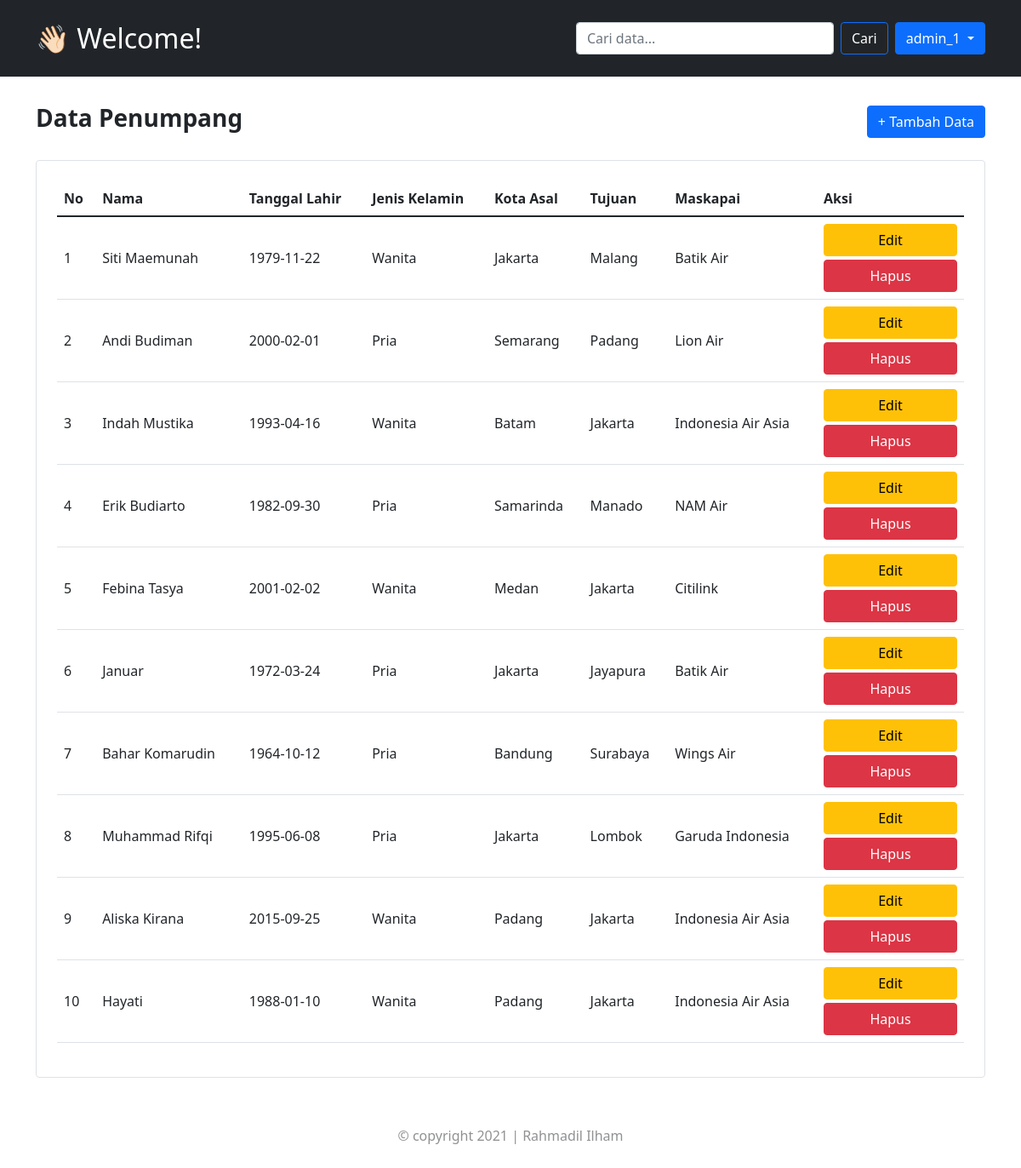
Screenshot of /home.php (signed in) with the database file from the repository.
### tables this page shows
CREATE TABLE `tb_penumpang` (
  `id` int(11) NOT NULL,
  `nama` varchar(100) NOT NULL,
  `tanggal_lahir` date NOT NULL,
  `jenis_kelamin` varchar(20) NOT NULL,
  `asal` varchar(100) NOT NULL,
  `tujuan` varchar(100) NOT NULL,
  `maskapai` varchar(100) NOT NULL
);

### controller.php (called while the page is built, shortened)
<?php
require_once "./connection.php";
function query($query) {
  global $koneksi_db;
  $result = mysqli_query($koneksi_db, $query);
  $rows = [];
  while ($row = mysqli_fetch_assoc($result)) {
      $rows[] = $row;
  }
  return $rows;
}
?>

### home.php (the view, shortened to what this page needs)
<?php
require_once "./controller.php";
$passengers = query("SELECT * FROM tb_penumpang");
?>
<!doctype html>
<html lang="en">
  <head>
    <link href="https://cdn.jsdelivr.net/npm/bootstrap@5.1.3/dist/css/bootstrap.min.css" rel="stylesheet">
  </head>
  <body>
    <?php include('navbar.php') ?>
    <div class="container py-3 mx-auto">
      <div class="my-3 d-flex justify-content-between mb-4">
        <h3 class="fw-bold">Data Penumpang</h3>
        <a class="btn btn-primary" href="create.php">+ Tambah Data</a>
      </div>
      <div class="border rounded p-4 table-responsive-xl">
        <table class="table align-middle">
          <thead>
            <tr>
              <th scope="col">No</th>
              <th scope="col">Nama</th>
              <th scope="col">Tanggal Lahir</th>
              <th scope="col">Jenis Kelamin</th>
              <th scope="col">Kota Asal</th>
              <th scope="col">Tujuan</th>
              <th scope="col">Maskapai</th>
              <th scope="col">Aksi</th>
            </tr>
          </thead>
          <tbody>
            <?php $number = 1; ?>
            <?php foreach($passengers as $passenger): ?>
            <tr>
              <td><?= $number++ ?></td>
              <td><?= $passenger["nama"]; ?></td>
              <td><?= $passenger["tanggal_lahir"]; ?></td>
              <td><?= $passenger["jenis_kelamin"]; ?></td>
              <td><?= $passenger["asal"]; ?></td>
              <td><?= $passenger["tujuan"]; ?></td>
              <td><?= $passenger["maskapai"]; ?></td>
              <td>
                <a href="update.php?id=<?= $passenger["id"]; ?>" class="btn btn-warning update">Edit</a>
                <a href="delete.php?id=<?= $passenger["id"]; ?>" class="btn btn-danger delete" onclick="return confirm('PERHATIAN!\nData akan terhapus permanen');">Hapus</a>
              </td>
            </tr>
            <?php endforeach; ?>
          </tbody>
        </table>
      </div>
    </div>
    <?php include('footer.php'); ?>
  </body>
</html>

### home.php (style rules this page uses)
.container .d-flex { align-items: center; }
@media screen and (max-width: 1200px) { .update, .delete { width: 100%; } }
@media screen and (max-width: 1200px) { .update { margin-bottom: 4px; } }

### rows the page displays
tb_penumpang: nama "Siti Maemunah", tanggal_lahir "1979-11-22", jenis_kelamin "Wanita", asal "Jakarta", tujuan "Malang", maskapai "Batik Air"
tb_penumpang: nama "Andi Budiman", tanggal_lahir "2000-02-01", jenis_kelamin "Pria", asal "Semarang", tujuan "Padang", maskapai "Lion Air"
tb_penumpang: nama "Indah Mustika", tanggal_lahir "1993-04-16", jenis_kelamin "Wanita", asal "Batam", tujuan "Jakarta", maskapai "Indonesia Air Asia"
tb_penumpang: nama "Erik Budiarto", tanggal_lahir "1982-09-30", jenis_kelamin "Pria", asal "Samarinda", tujuan "Manado", maskapai "NAM Air"
tb_penumpang: nama "Febina Tasya", tanggal_lahir "2001-02-02", jenis_kelamin "Wanita", asal "Medan", tujuan "Jakarta", maskapai "Citilink"
tb_penumpang: nama "Januar", tanggal_lahir "1972-03-24", jenis_kelamin "Pria", asal "Jakarta", tujuan "Jayapura", maskapai "Batik Air"
tb_penumpang: nama "Bahar Komarudin", tanggal_lahir "1964-10-12", jenis_kelamin "Pria", asal "Bandung", tujuan "Surabaya", maskapai "Wings Air"
tb_penumpang: nama "Muhammad Rifqi", tanggal_lahir "1995-06-08", jenis_kelamin "Pria", asal "Jakarta", tujuan "Lombok", maskapai "Garuda Indonesia"
tb_penumpang: nama "Aliska Kirana", tanggal_lahir "2015-09-25", jenis_kelamin "Wanita", asal "Padang", tujuan "Jakarta", maskapai "Indonesia Air Asia"
tb_penumpang: nama "Hayati", tanggal_lahir "1988-01-10", jenis_kelamin "Wanita", asal "Padang", tujuan "Jakarta", maskapai "Indonesia Air Asia"

### other values shown
$_SESSION['username'] "admin_1"
